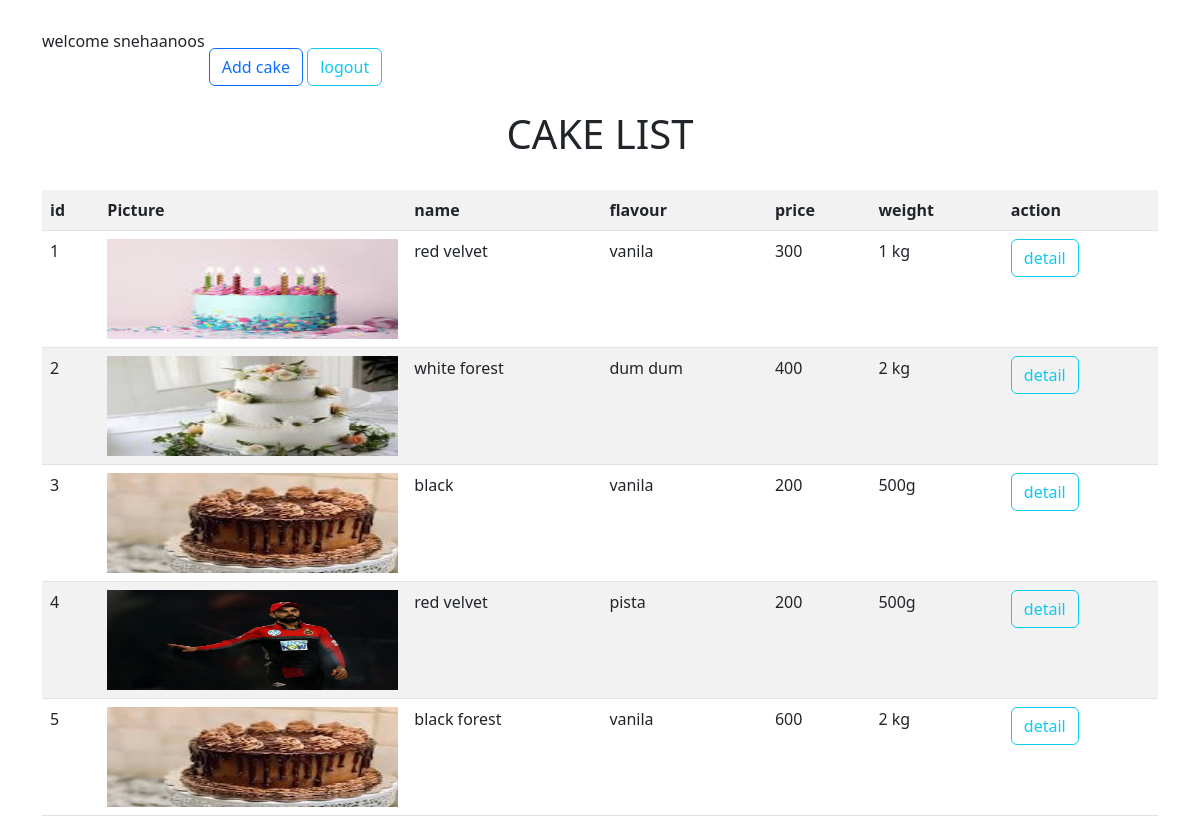
Screenshot of /cake/list/ (signed in) with the database file from the repository.
### myapp/models.py (models this page shows, shortened)
class Cake(models.Model):
    name=models.CharField(max_length=200)
    flavour=models.CharField(max_length=200)
    options=(
        ("round","round"),
        ("square","square"),
        ("heart","heart"),
        ("other","other")
    )
    shape=models.CharField(max_length=200,choices=options,default="round",blank=True,null=True)
    layer=models.CharField(max_length=100)
    description=models.CharField(max_length=300,null=True,blank=True)
    weight=models.CharField(max_length=200)
    price=models.PositiveIntegerField()
    pic=models.ImageField(upload_to="pictures",null=True,blank=True)

### myapp/views.py (the view)
# urls.py: path("cake/list/",views.CakeListView.as_view(),name="cakelist"),
class CakeListView(View):
    def get(self,request,*args,**kwargs):
        qs=Cake.objects.all()
        return render(request,"cake-list.html",{"cakes":qs})

### myapp/templates/cake-list.html (shortened to what this page needs)
<!DOCTYPE html>
<html lang="en">
<head>
    <link href="https://cdn.jsdelivr.net/npm/bootstrap@5.3.0-alpha1/dist/css/bootstrap.min.css" rel="stylesheet">
</head>
<body>
       <div class="container">
        welcome {{request.user}}
        <a href="{%url 'cakeadd'%}" class="btn btn-outline-primary mt-5">Add cake</a>
        <a href="{%url 'signout'%}" class="btn btn-outline-info mt-5">logout</a>
        <h1 class="text-center p-4">CAKE LIST</h1>
        <table class="table table-striped">
            <tr>
             <th>id</th>
             <th>Picture</th>
             <th>name</th>
             <th>flavour</th>
             <th>price</th>
             <th>weight</th>
             <th>action</th>
            </tr>
            {%for i in cakes%}
             <tr>
                 <div>
                     <td>{{forloop.counter}}</td>
                     <td>
                        {%if i.pic%}
                        <img src="{{i.pic.url}}" width="50%" height="100px"  class="card-img-top" alt="...">
                        {%endif%}
                        </td>
                     <td>{{i.name}}</td>
                     <td>{{i.flavour}}</td>
                     <td>{{i.price}}</td>
                     <td>{{i.weight}}</td>
                     <td>
                        <a href="{%url 'cakedetail' i.id%}" class="btn btn-outline-info">detail</a>
                     </td>
                 </div>
             </tr>
            {%endfor%}
         </table>
       </div>
</body>
</html>

### rows the page displays
Cake: pic (picture), name "red velvet", flavour "vanila", price "300", weight "1 kg"
Cake: pic (picture), name "white forest", flavour "dum dum", price "400", weight "2 kg"
Cake: pic (picture), name "black", flavour "vanila", price "200", weight "500g"
Cake: pic (picture), name "red velvet", flavour "pista", price "200", weight "500g"
Cake: pic (picture), name "black forest", flavour "vanila", price "600", weight "2 kg"

### other values shown
{{ request.user }} "snehaanoos"
